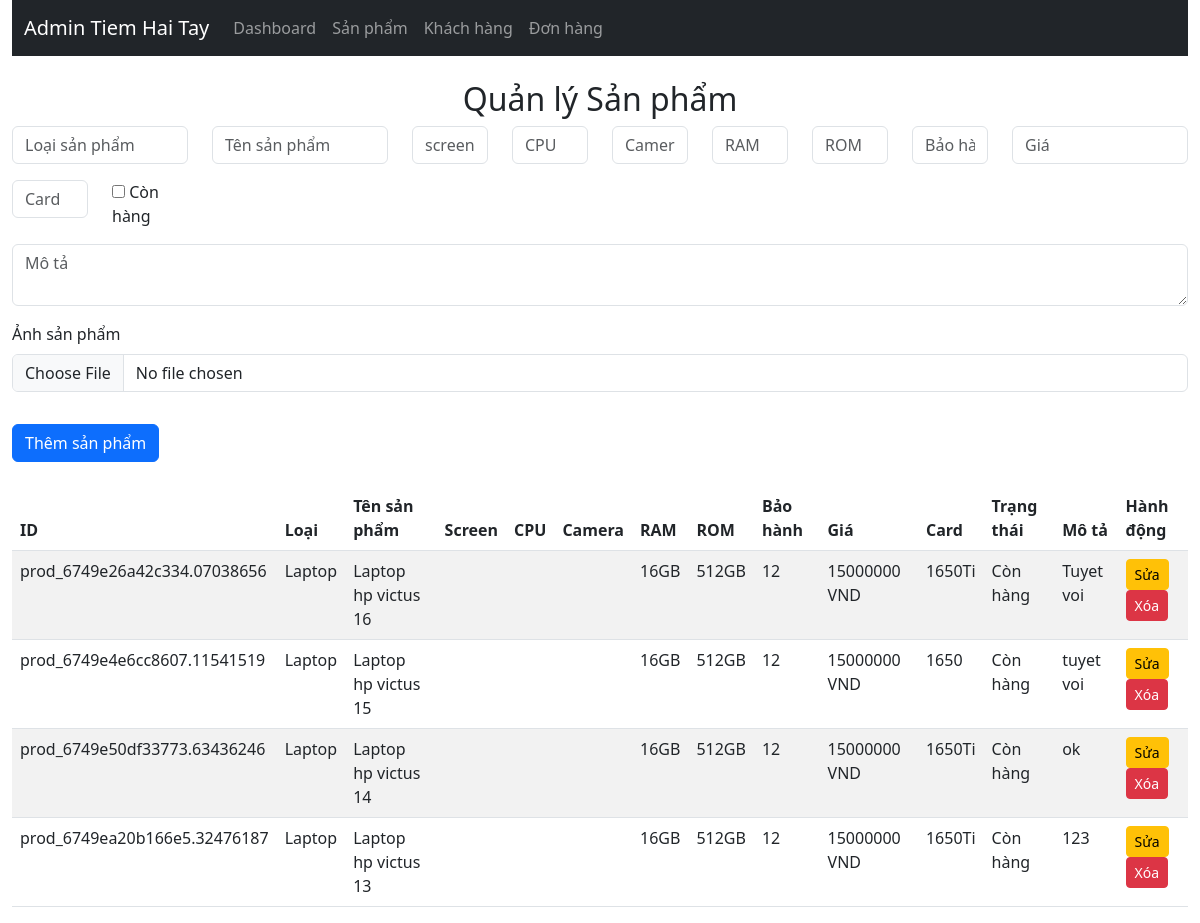
Before: /frontend/admin/products.php with the older database file.
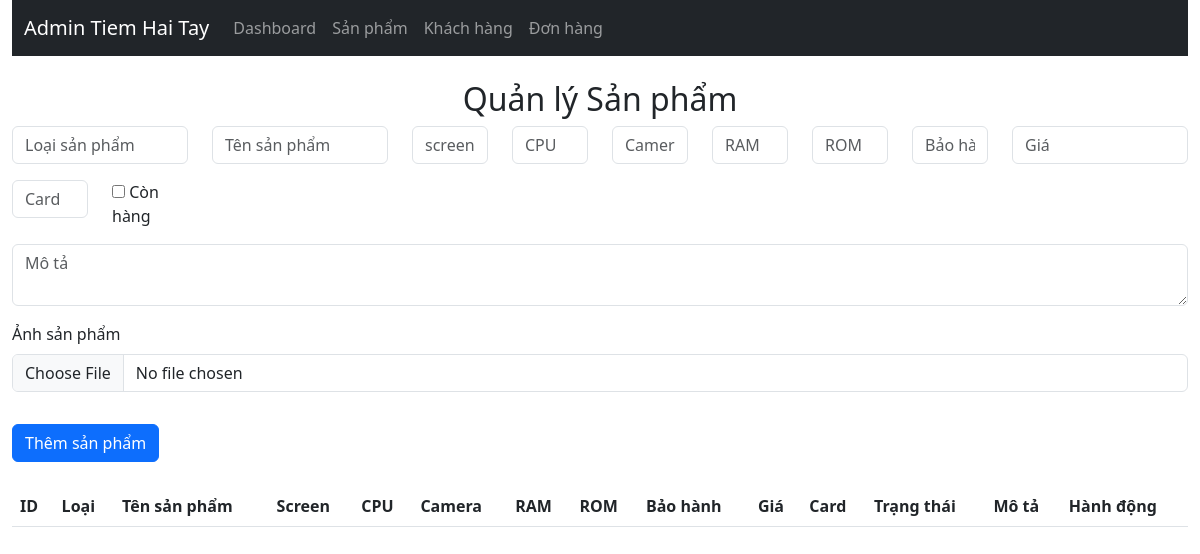
After: the same page with the newer database file.
### tables this page shows
CREATE TABLE IF NOT EXISTS `product` (
  `id` varchar(32) NOT NULL,
  `product_type` varchar(255) NOT NULL,
  `product_name` varchar(255) NOT NULL,
  `screen` varchar(255) DEFAULT NULL,
  `cpu` varchar(255) DEFAULT NULL,
  `camera` varchar(50) DEFAULT NULL,
  `ram` varchar(50) DEFAULT NULL,
  `rom` varchar(50) DEFAULT NULL,
  `warranty` varchar(100) DEFAULT NULL,
  `price` decimal(10,0) DEFAULT NULL,
  `card` varchar(255) DEFAULT NULL,
  `status` tinyint(1) DEFAULT NULL,
  `description` text,
  `image` varchar(255) DEFAULT NULL,
  PRIMARY KEY (`id`)
);

### backend/models/product.php (called while the page is built, shortened)
<?php
function getAllProducts()
{
    $conn = getDatabaseConnection();
    $result = $conn->query("SELECT * FROM product");
    return $result->fetch_all(MYSQLI_ASSOC);
}
?>

### frontend/admin/products.php (the view, shortened to what this page needs)
<?php
include './components/header.php';
require_once '../../backend/models/product.php';
$products = getAllProducts();
?>
<div class="container-fluid">
    <?php include './components/navbar.php'; ?>
    <?php include './components/header.php'; ?>
    <div class="row mt-4">
        <div class="col-md-12">
            <h2 class="text-center">Quản lý Sản phẩm</h2>
            <form action="../../backend/routes/api.php?action=add" method="POST" class="mb-4">
                <div class="row">
                    <div class="col-12 col-md-2 mb-3">
                        <input type="text" name="product_type" class="form-control" placeholder="Loại sản phẩm"
                            required>
                    </div>
                    <div class="col-12 col-md-2 mb-3">
                        <input type="text" name="product_name" class="form-control" placeholder="Tên sản phẩm" required>
                    </div>
                    <div class="col-12 col-md-1 mb-3">
                        <input type="text" name="screen" class="form-control" placeholder="screen">
                    </div>
                    <div class="col-12 col-md-1 mb-3">
                        <input type="text" name="cpu" class="form-control" placeholder="CPU">
                    </div>
                    <div class="col-12 col-md-1 mb-3">
                        <input type="text" name="camera" class="form-control" placeholder="Camera">
                    </div>
                    <div class="col-12 col-md-1 mb-3">
                        <input type="text" name="ram" class="form-control" placeholder="RAM">
                    </div>
                    <div class="col-12 col-md-1 mb-3">
                        <input type="text" name="rom" class="form-control" placeholder="ROM">
                    </div>
                    <div class="col-12 col-md-1 mb-3">
                        <input type="text" name="warranty" class="form-control" placeholder="Bảo hành">
                    </div>
                    <div class="col-12 col-md-2 mb-3">
                        <input type="number" step="0.01" name="price" class="form-control" placeholder="Giá">
                    </div>
                    <div class="col-12 col-md-1 mb-3">
                        <input type="text" name="card" class="form-control" placeholder="Card">
                    </div>
                    <div class="col-12 col-md-1 mb-3">
                        <input type="checkbox" name="status" value="1"> Còn hàng
                    </div>
                    <div class="col-12 mb-3">
                        <textarea name="description" class="form-control" placeholder="Mô tả"></textarea>
                    </div>
                    <div class="col-12 mb-3">
                        <label for="image" class="form-label">Ảnh sản phẩm</label>
                        <input type="file" name="image" id="image" class="form-control">
                    </div>
                </div>
                <button type="submit" class="btn btn-primary mt-3">Thêm sản phẩm</button>
            </form>
            <table class="table table-striped">
                <thead>
                    <tr>
                        <th>ID</th>
                        <th>Loại</th>
                        <th>Tên sản phẩm</th>
                        <th>Screen</th>
                        <th>CPU</th>
                        <th>Camera</th>
                        <th>RAM</th>
                        <th>ROM</th>
                        <th>Bảo hành</th>
                        <th>Giá</th>
                        <th>Card</th>
                        <th>Trạng thái</th>
                        <th>Mô tả</th>
                        <th>Hành động</th>
                    </tr>
                </thead>
                <tbody>
                    <?php foreach ($products as $product): ?>
                        <tr>
                            <td><?= $product['id'] ?></td>
                            <td><?= $product['product_type'] ?></td>
                            <td><?= $product['product_name'] ?></td>
                            <td><?= $product['screen'] ?></td>
                            <td><?= $product['cpu'] ?></td>
                            <td><?= $product['camera'] ?></td>
                            <td><?= $product['ram'] ?></td>
                            <td><?= $product['rom'] ?></td>
                            <td><?= $product['warranty'] ?></td>
                            <td><?= $product['price'] ?> VND</td>
                            <td><?= $product['card'] ?></td>
                            <td><?= $product['status'] ? 'Còn hàng' : 'Hết hàng' ?></td>
                            <td><?= $product['description'] ?></td>
                            <td>
                                <button class="btn btn-warning btn-sm edit-btn" data-id="<?= $product['id'] ?>"
                                    data-type="<?= $product['product_type'] ?>" data-name="<?= $product['product_name'] ?>"
                                    data-screen="<?= $product['screen'] ?>" data-cpu="<?= $product['cpu'] ?>"
                                    data-camera="<?= $product['camera'] ?>"
                                    data-ram="<?= $product['ram'] ?>" data-rom="<?= $product['rom'] ?>"
                                    data-warranty="<?= $product['warranty'] ?>" data-price="<?= $product['price'] ?>"
                                    data-card="<?= $product['card'] ?>" data-status="<?= $product['status'] ?>"
                                    data-description="<?= $product['description'] ?>">Sửa</button>
                                <a href="../../backend/routes/api.php?action=delete&id=<?= $product['id'] ?>"
                                    class="btn btn-danger btn-sm"
                                    onclick="return confirm('Bạn có chắc chắn muốn xóa sản phẩm này?')">Xóa</a>
                            </td>
                        </tr>
                    <?php endforeach; ?>
                </tbody>
            </table>
        </div>
    </div>
</div>
<?php include './components/footer.php'; ?>

### frontend/admin/components/header.php (shortened to what this page needs)
<!DOCTYPE html>
<html lang="en">
<head>
    <link rel="stylesheet" href="https://cdn.jsdelivr.net/npm/bootstrap@5.3.0-alpha1/dist/css/bootstrap.min.css">
    <link rel="stylesheet" href="../../assets/css/style.css">
    <link href="https://cdn.jsdelivr.net/npm/select2@4.0.13/dist/css/select2.min.css" rel="stylesheet" />
</head>
<body></body>

### frontend/admin/components/navbar.php (shortened to what this page needs)
<link rel="stylesheet" href="../../assets/css/style.css">
<nav class="navbar navbar-expand-lg navbar-dark bg-dark">
    <div class="container-fluid">
        <a class="navbar-brand" href="">Admin Tiem Hai Tay</a>
        <div class="collapse navbar-collapse" id="navbarNav">
            <ul class="navbar-nav">
                <li class="nav-item"><a class="nav-link" href="./">Dashboard</a></li>
                <li class="nav-item"><a class="nav-link" href="products.php">Sản phẩm</a></li>
                <li class="nav-item"><a class="nav-link" href="users.php">Khách hàng</a></li>
                <li class="nav-item"><a class="nav-link" href="order.php">Đơn hàng</a></li>
            </ul>
        </div>
    </div>
</nav>

### frontend/admin/components/footer.php (shortened to what this page needs)
<link rel="stylesheet" href="../../assets/css/style.css">
</body>
</html>

Changed rows visible on the page:
removed product: id "prod_6749e26a42c334.07038656", product_type "Laptop", product_name "Laptop hp victus 16", ram "16GB", rom "512GB", warranty "12", price "15000000", card "1650Ti", status "Còn hàng", description "Tuyet voi"
removed product: id "prod_6749e4e6cc8607.11541519", product_type "Laptop", product_name "Laptop hp victus 15", ram "16GB", rom "512GB", warranty "12", price "15000000", card "1650", status "Còn hàng", description "tuyet voi"
removed product: id "prod_6749e50df33773.63436246", product_type "Laptop", product_name "Laptop hp victus 14", ram "16GB", rom "512GB", warranty "12", price "15000000", card "1650Ti", status "Còn hàng", description "ok"
removed product: id "prod_6749ea20b166e5.32476187", product_type "Laptop", product_name "Laptop hp victus 13", ram "16GB", rom "512GB", warranty "12", price "15000000", card "1650Ti", status "Còn hàng", description "123"
